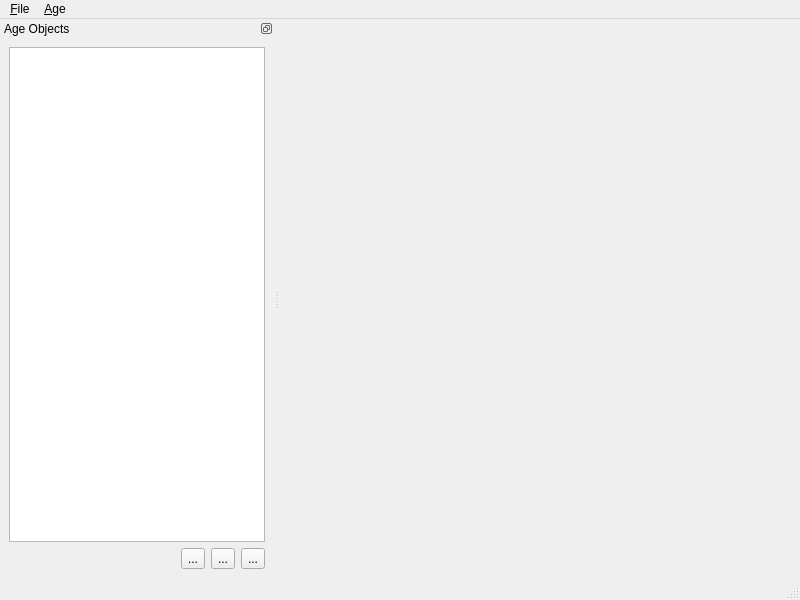
<?xml version="1.0" encoding="UTF-8"?>
<ui version="4.0">
 <class>ACMainWindow</class>
 <widget class="QMainWindow" name="ACMainWindow">
  <property name="geometry">
   <rect>
    <x>0</x>
    <y>0</y>
    <width>800</width>
    <height>600</height>
   </rect>
  </property>
  <property name="windowTitle">
   <string>AgeCreator</string>
  </property>
  <widget class="QWidget" name="centralwidget"/>
  <widget class="QMenuBar" name="menubar">
   <property name="geometry">
    <rect>
     <x>0</x>
     <y>0</y>
     <width>800</width>
     <height>21</height>
    </rect>
   </property>
   <widget class="QMenu" name="menuFile">
    <property name="title">
     <string>&amp;File</string>
    </property>
    <addaction name="actionFileNew"/>
    <addaction name="actionFileOpen"/>
    <addaction name="separator"/>
    <addaction name="actionFileSave"/>
    <addaction name="actionFileSaveAs"/>
    <addaction name="separator"/>
    <addaction name="actionFileClose"/>
    <addaction name="actionFileQuit"/>
   </widget>
   <widget class="QMenu" name="menuAge">
    <property name="title">
     <string>&amp;Age</string>
    </property>
    <addaction name="actionAgeImport"/>
    <addaction name="actionAgeExport"/>
    <addaction name="separator"/>
    <addaction name="actionAgeProperties"/>
   </widget>
   <addaction name="menuFile"/>
   <addaction name="menuAge"/>
  </widget>
  <widget class="QStatusBar" name="statusbar"/>
  <widget class="QDockWidget" name="dockWidget">
   <property name="features">
    <set>QDockWidget::DockWidgetFloatable|QDockWidget::DockWidgetMovable</set>
   </property>
   <property name="windowTitle">
    <string>Age Objects</string>
   </property>
   <attribute name="dockWidgetArea">
    <number>1</number>
   </attribute>
   <widget class="QWidget" name="dockWidgetContents">
    <layout class="QVBoxLayout" name="verticalLayout">
     <item>
      <widget class="QTreeView" name="sceneTreeView">
       <property name="dragEnabled">
        <bool>true</bool>
       </property>
       <property name="dragDropMode">
        <enum>QAbstractItemView::InternalMove</enum>
       </property>
       <property name="defaultDropAction">
        <enum>Qt::MoveAction</enum>
       </property>
       <property name="selectionMode">
        <enum>QAbstractItemView::ExtendedSelection</enum>
       </property>
       <property name="headerHidden">
        <bool>true</bool>
       </property>
      </widget>
     </item>
     <item>
      <layout class="QHBoxLayout" name="horizontalLayout">
       <item>
        <spacer name="horizontalSpacer">
         <property name="orientation">
          <enum>Qt::Horizontal</enum>
         </property>
         <property name="sizeHint" stdset="0">
          <size>
           <width>40</width>
           <height>20</height>
          </size>
         </property>
        </spacer>
       </item>
       <item>
        <widget class="QToolButton" name="buttonAddLayer">
         <property name="text">
          <string>...</string>
         </property>
        </widget>
       </item>
       <item>
        <widget class="QToolButton" name="buttonAddObject">
         <property name="text">
          <string>...</string>
         </property>
        </widget>
       </item>
       <item>
        <widget class="QToolButton" name="buttonDelObject">
         <property name="text">
          <string>...</string>
         </property>
        </widget>
       </item>
      </layout>
     </item>
    </layout>
   </widget>
  </widget>
  <action name="actionAgeImport">
   <property name="text">
    <string>&amp;Import</string>
   </property>
  </action>
  <action name="actionAgeExport">
   <property name="text">
    <string>&amp;Export</string>
   </property>
  </action>
  <action name="actionFileNew">
   <property name="text">
    <string>&amp;New</string>
   </property>
  </action>
  <action name="actionFileOpen">
   <property name="text">
    <string>&amp;Open</string>
   </property>
  </action>
  <action name="actionFileSave">
   <property name="text">
    <string>&amp;Save</string>
   </property>
  </action>
  <action name="actionFileSaveAs">
   <property name="text">
    <string>Save &amp;As...</string>
   </property>
  </action>
  <action name="actionFileClose">
   <property name="text">
    <string>&amp;Close</string>
   </property>
  </action>
  <action name="actionFileQuit">
   <property name="text">
    <string>&amp;Quit</string>
   </property>
  </action>
  <action name="actionLayerAdd">
   <property name="text">
    <string>&amp;Add</string>
   </property>
  </action>
  <action name="actionAgeProperties">
   <property name="text">
    <string>Properties...</string>
   </property>
  </action>
 </widget>
 <resources/>
 <connections>
  <connection>
   <sender>actionAgeExport</sender>
   <signal>triggered()</signal>
   <receiver>ACMainWindow</receiver>
   <slot>exportAge()</slot>
   <hints>
    <hint type="sourcelabel">
     <x>-1</x>
     <y>-1</y>
    </hint>
    <hint type="destinationlabel">
     <x>399</x>
     <y>299</y>
    </hint>
   </hints>
  </connection>
  <connection>
   <sender>actionAgeImport</sender>
   <signal>triggered()</signal>
   <receiver>ACMainWindow</receiver>
   <slot>importAge()</slot>
   <hints>
    <hint type="sourcelabel">
     <x>-1</x>
     <y>-1</y>
    </hint>
    <hint type="destinationlabel">
     <x>399</x>
     <y>299</y>
    </hint>
   </hints>
  </connection>
  <connection>
   <sender>actionFileClose</sender>
   <signal>triggered()</signal>
   <receiver>ACMainWindow</receiver>
   <slot>closeAge()</slot>
   <hints>
    <hint type="sourcelabel">
     <x>-1</x>
     <y>-1</y>
    </hint>
    <hint type="destinationlabel">
     <x>399</x>
     <y>299</y>
    </hint>
   </hints>
  </connection>
  <connection>
   <sender>actionFileNew</sender>
   <signal>triggered()</signal>
   <receiver>ACMainWindow</receiver>
   <slot>newAge()</slot>
   <hints>
    <hint type="sourcelabel">
     <x>-1</x>
     <y>-1</y>
    </hint>
    <hint type="destinationlabel">
     <x>399</x>
     <y>299</y>
    </hint>
   </hints>
  </connection>
  <connection>
   <sender>actionFileQuit</sender>
   <signal>triggered()</signal>
   <receiver>ACMainWindow</receiver>
   <slot>close()</slot>
   <hints>
    <hint type="sourcelabel">
     <x>-1</x>
     <y>-1</y>
    </hint>
    <hint type="destinationlabel">
     <x>399</x>
     <y>299</y>
    </hint>
   </hints>
  </connection>
 </connections>
 <slots>
  <slot>newAge()</slot>
  <slot>closeAge()</slot>
  <slot>importAge()</slot>
  <slot>exportAge()</slot>
 </slots>
</ui>
